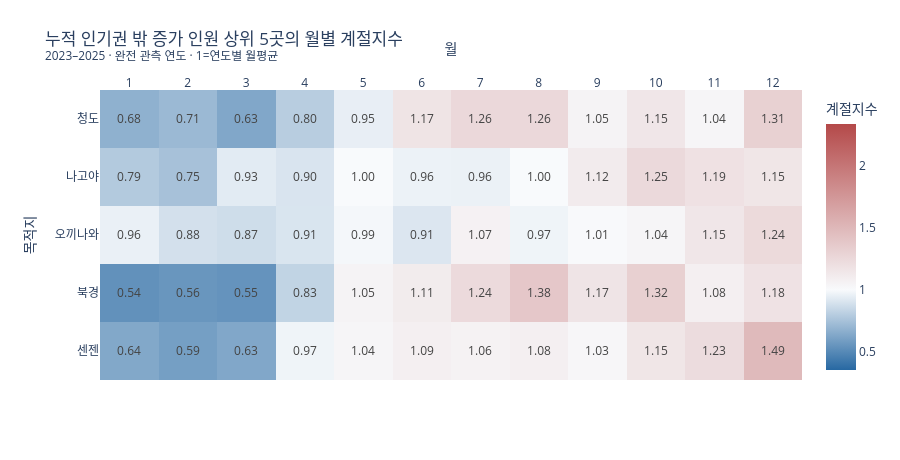

The notebook cell saved with this chart:
### Code cell
fig=seasonal_heatmap(rising_heat,'누적 인기권 밖 증가 인원 상위 5곳의 월별 계절지수')
fig.show()

### Figure 1 — Plotly figure (JSON) as saved in the notebook; plotly's stock layout.template omitted (floating-point values rounded to 4 significant figures)
{"data": [{"coloraxis": "coloraxis", "hovertemplate": "목적지=%{y}<br>월=%{x}월<br>계절지수=%{z:.2f}<extra></extra>", "name": "0", "texttemplate": "%{z:.2f}", "type": "heatmap", "x": [1, 2, 3, 4, 5, 6, 7, 8, 9, 10, 11, 12], "xaxis": "x", "y": ["청도", "나고야", "오끼나와", "북경", "센젠"], "yaxis": "y", "z": [[0.6755, 0.7127, 0.6319, 0.8018, 0.949, 1.17, 1.256, 1.256, 1.049, 1.152, 1.036, 1.31], [0.786, 0.7482, 0.9329, 0.9046, 1.001, 0.9639, 0.9587, 1.0, 1.115, 1.249, 1.186, 1.154], [0.9563, 0.8842, 0.8701, 0.9056, 0.9867, 0.9135, 1.068, 0.9717, 1.007, 1.04, 1.152, 1.245], [0.5353, 0.5562, 0.5452, 0.8304, 1.05, 1.11, 1.241, 1.383, 1.168, 1.32, 1.082, 1.179], [0.6362, 0.5946, 0.6321, 0.9717, 1.041, 1.086, 1.064, 1.08, 1.028, 1.154, 1.228, 1.485]]}], "layout": {"coloraxis": {"cmax": 2.339, "cmin": 0.3531, "colorbar": {"title": {"text": "계절지수"}}, "colorscale": [[0, "#2768A2"], [0.3258, "#F8FAFC"], [1, "#B44949"]]}, "height": 460, "margin": {"l": 100, "t": 90}, "title": {"text": "누적 인기권 밖 증가 인원 상위 5곳의 월별 계절지수<br><sup>2023–2025 · 완전 관측 연도 · 1=연도별 월평균</sup>"}, "xaxis": {"anchor": "y", "domain": [0.0, 1.0], "dtick": 1, "side": "top", "title": {"text": "월"}}, "yaxis": {"anchor": "x", "autorange": "reversed", "domain": [0.0, 1.0], "title": {"text": "목적지"}}}}
